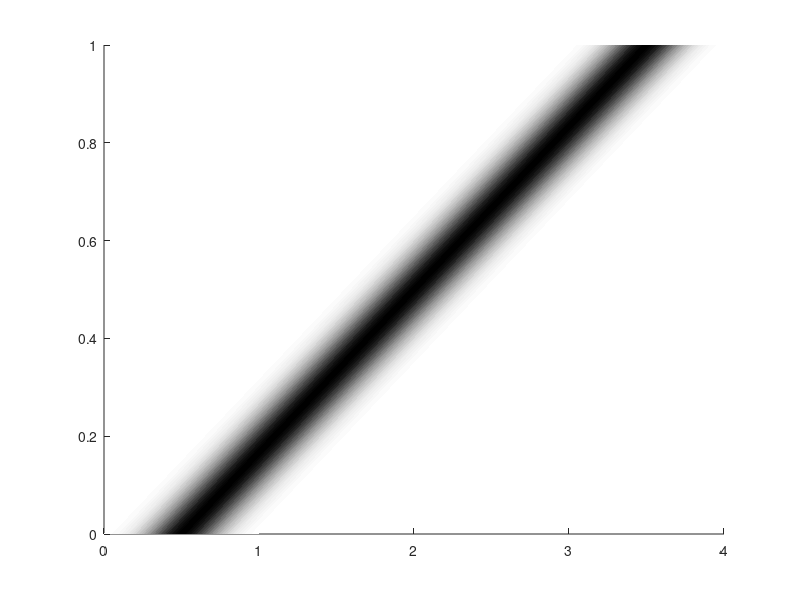

MATLAB code to generate this figure:
clf
n = 100;
sigma = 0.05;
gamma = 1;
verts = [ [ zeros(n,1) linspace(0,1,n)' ] ; ...
          [  ones(n,1) linspace(0,1,n)' ] ];
verts(:,[2 1]) = verts(:,[1 2]);
ind = verts(:,2)==1;
verts(ind,1)=verts(ind,1)+3;
faces = [[1:n-1]' [2:n]' [n+2:2*n]' [n+1:2*n-1]'];
     
p = patch('Faces',faces,'Vertices',verts,'EdgeColor','none');

clear cdata
set(gca,'CLim',[0 1])
cdata = linspace(0,1,n-1)';
cdata = gamma*(1-exp( -(cdata-0.5).^2/sigma ));
set(p,'FaceColor','flat','FaceVertexCData',cdata,'CDataMapping','scaled')

colormap('gray')